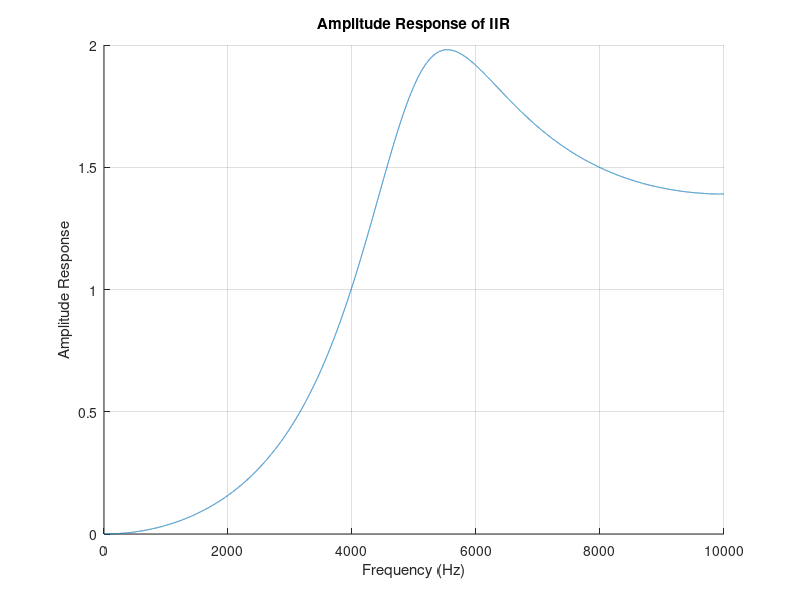
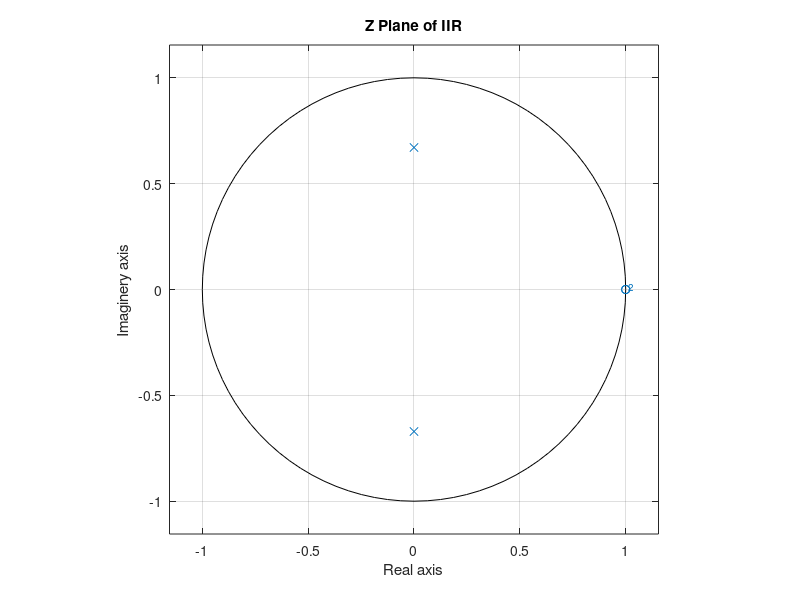

Recreate these plots in MATLAB, in order.
b = [0.504 -1.008 0.504];
a = [1 0 0.45];
fs = 20000;
f = linspace(0, fs / 2, fs);

h = freqz(b, a, fs);
h = abs(h);

figure;
grid on;
hold on;
plot(f, h);
xlabel('Frequency (Hz)');
ylabel('Amplitude Response');
title('Amplitude Response of IIR');
hold off;

figure;
zplane(b, a);
xlabel('Real axis');
ylabel('Imaginery axis');
title('Z Plane of IIR');
